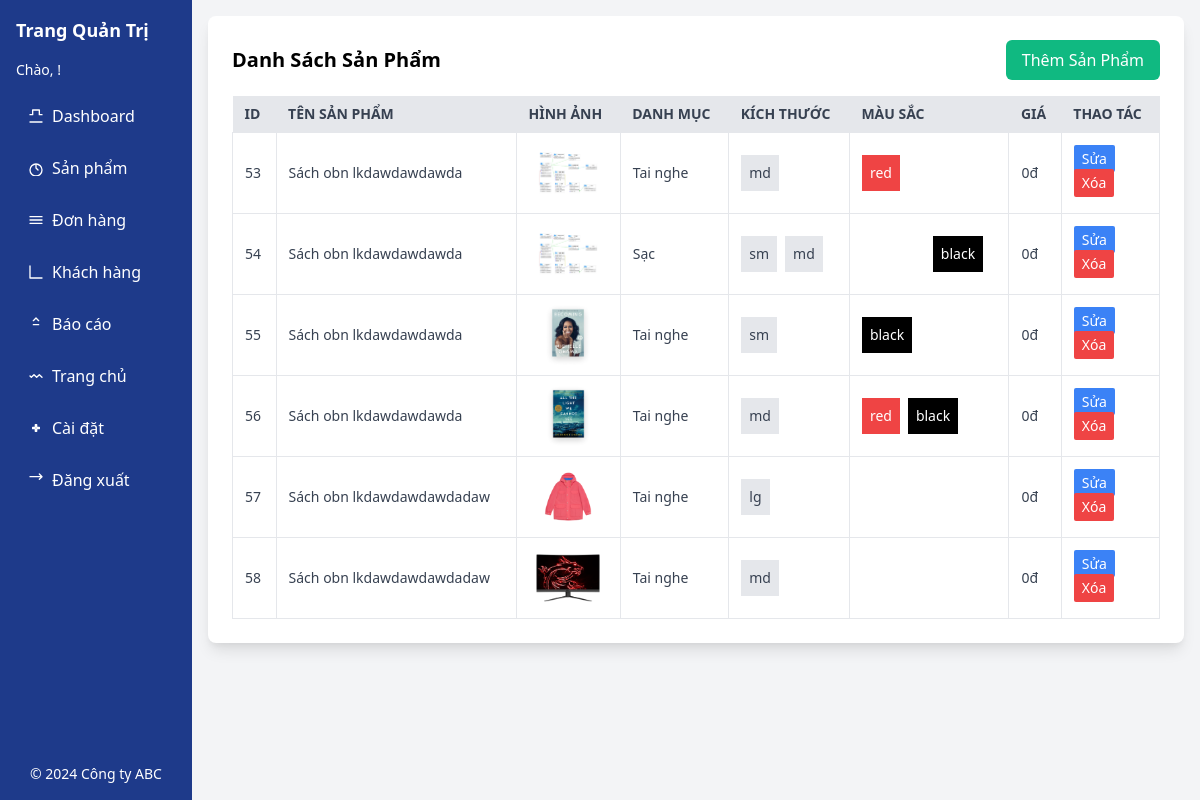
The page /admin/qlsanpham.php on the database its author committed.
### tables this page shows
CREATE TABLE IF NOT EXISTS `images` (
  `image_id` int NOT NULL AUTO_INCREMENT,
  `url_image` varchar(255) NOT NULL,
  `product_id` int NOT NULL,
  PRIMARY KEY (`image_id`),
  KEY `product_id` (`product_id`)
);

CREATE TABLE IF NOT EXISTS `categories` (
  `catagory_id` int NOT NULL AUTO_INCREMENT,
  `name` varchar(255) NOT NULL,
  `description` text,
  `created_at` timestamp NULL DEFAULT CURRENT_TIMESTAMP,
  `updated_at` timestamp NULL DEFAULT CURRENT_TIMESTAMP ON UPDATE CURRENT_TIMESTAMP,
  PRIMARY KEY (`catagory_id`)
);

CREATE TABLE IF NOT EXISTS `sizes` (
  `size_id` int NOT NULL AUTO_INCREMENT,
  `size_name` varchar(10) NOT NULL,
  `size_code` varchar(10) NOT NULL,
  PRIMARY KEY (`size_id`)
);

CREATE TABLE IF NOT EXISTS `colors` (
  `color_id` int NOT NULL AUTO_INCREMENT,
  `color_name` varchar(10) NOT NULL,
  `color_code` varchar(10) NOT NULL,
  PRIMARY KEY (`color_id`)
);

### class/Product.php (called while the page is built, shortened)
<?php
class Product extends Db
{
  function getProductsByKeyAndCata($key = '', $catagoriesId = 0)
  {
    $sql = 'SELECT * FROM products WHERE name LIKE ?';
    $data = [];
    if ($catagoriesId != 0) {
      $sql .= ' AND category_id = ?';
      $data = $this->selectSQL($sql, ["%$key%", $catagoriesId]);
    } else {
      $data = $this->selectSQL($sql, ["%$key%"]);
    }
    foreach ($data as $key => $value) {
      $data[$key] = $this->getProductById($value['product_id']);
    }
    return $data  ?? [];
  }
  function getImages($id)
  {
    $sql = 'SELECT url_image FROM images WHERE product_id = ?';
    return $this->selectSQL($sql, [$id]) ?? [];
  }
  function getSizes($id)
  {
    $sql = 'SELECT DISTINCT
                s.size_id,
                s.size_code,
                s.size_name
            FROM
                sizes s
            JOIN
                product_detail pd ON pd.size_id = s.size_id
            WHERE
                pd.product_id = ?';
    return $this->selectSQL($sql, [$id]) ?? [];
  }
  function getColors($id)
  {
    $sql = 'SELECT DISTINCT
                c.color_id,
                c.color_code,
                c.color_name
            FROM
                colors c
            JOIN
                product_detail pd ON pd.color_id = c.color_id
            WHERE
                pd.product_id = ?';
    return $this->selectSQL($sql, [$id]) ?? [];
  }
  function getProduct($id)
  {
    $sql = 'SELECT
                p.product_id,
                p.name AS product_name,
                p.description AS product_description,
                p.price
            FROM
                products p
            WHERE
                p.product_id = ?';
    return $this->selectSQL($sql, [$id]);
  }
  function getProductById($id)
  {
    $sql = 'SELECT
               *
            FROM
                products p
            WHERE
                p.product_id = ?';
    $cataObj = new Catagory();
    $product_detail = $this->selectSQL($sql, [$id]);
    $catagory = $cataObj->find($product_detail[0]['category_id']);
    $product = $this->getProduct($product_detail[0]['product_id'])  ?? [];
    $sizes = $this->getSizes($product_detail[0]['product_id']) ?? [];
    $colors = $this->getColors($product_detail[0]['product_id']) ?? [];
    $images = $this->getImages($product_detail[0]['product_id']) ?? [];
    return [
      'product_id' => $product[0]['product_id'],
      'product_name' => $product[0]['product_name'],
      'product_description' => $product[0]['product_description'],
      'catagory' => $catagory[0],
      'images' => $images,
      'price' => $product[0]['price'],
      'colors' => $colors,
      'sizes' => $sizes
    ];
  }
}

### class/Db.php (called while the page is built, shortened)
<?php
class Db
{
  public static $conn = null;
  function __construct()
  {
    Db::$conn = new PDO("mysql:host=localhost; dbname=e1", 'root', '');
    Db::$conn->setAttribute(PDO::ATTR_ERRMODE, PDO::ERRMODE_EXCEPTION);
  }
  function selectSQL($sql, $arrParam = [])
  {
    $stm = Db::$conn->prepare($sql);
    $stm->execute($arrParam);
    return $stm->fetchAll(PDO::FETCH_ASSOC);
  }
}

### class/Catagory.php (called while the page is built, shortened)
<?php
class Catagory extends Db
{
  function find($id)
  {
    return $this->selectSQL('select * from categories where catagory_id=?', [$id]);
  }
}

### admin/qlsanpham.php (the view, shortened to what this page needs)
<?php
$product = new Product();
$lstProduct = $product->getProductsByKeyAndCata() ?? [];
?>
<!DOCTYPE html>
<html lang="vi">
<head>
    <link href="https://cdn.jsdelivr.net/npm/tailwindcss@2.2.19/dist/tailwind.min.css" rel="stylesheet">
</head>
<body class="bg-gray-100">
    <div class="flex ">
        <?php include './views/navAdmin.php'; ?>
        <div class="flex-1 p-4">
            <div class="bg-white p-6 rounded-lg shadow-lg">
                <div class="flex justify-between items-center mb-4">
                    <h2 class="text-xl font-bold">Danh Sách Sản Phẩm</h2>
                    <a href="index.php?page=themsanpham" class="bg-green-500 text-white px-4 py-2 rounded-md hover:bg-green-700">Thêm Sản Phẩm</a>
                </div>
                <div class="overflow-x-auto">
                    <table class="min-w-full bg-white">
                        <thead class="bg-gray-200 text-gray-700 text-sm">
                            <tr>
                                <th class="py-2 px-3 uppercase font-semibold text-left">ID</th>
                                <th class="py-2 px-3 uppercase font-semibold text-left">Tên sản phẩm</th>
                                <th class="py-2 px-3 uppercase font-semibold text-left">Hình ảnh</th>
                                <th class="py-2 px-3 uppercase font-semibold text-left">Danh mục</th>
                                <th class="py-2 px-3 uppercase font-semibold text-left">Kích thước</th>
                                <th class="py-2 px-3 uppercase font-semibold text-left">Màu sắc</th>
                                <th class="py-2 px-3 uppercase font-semibold text-left">Giá</th>
                                <th class="py-2 px-3 uppercase font-semibold text-left">Thao tác</th>
                            </tr>
                        </thead>
                        <tbody class="text-gray-700 text-sm">
                            <?php foreach ($lstProduct as $product) { ?>
                                <tr>
                                    <td class="py-2 px-3 border"><?php echo $product['product_id']; ?></td>
                                    <td class="py-2 px-3 border"><?php echo $product['product_name']; ?></td>
                                    <td class="py-2 px-3 border">
                                        <div class='w-full h-full flex justify-center items-center'>
                                            <img src="<?php echo $product['images'][0]['url_image'] ?? ''; ?>" class="w-16 h-16 object-scale-down">
                                        </div>
                                    </td>
                                    <td class="py-2 px-3 border"><?php echo $product['catagory']['name']; ?></td>
                                    <td class="py-2 px-3 border">
                                        <div class="flex flex-wrap gap-1">
                                            <?php foreach ($product['sizes'] as $size) { ?>
                                                <span class="bg-gray-200  p-2  mr-1"><?php echo $size['size_code']; ?></span>
                                            <?php } ?>
                                        </div>
                                    </td>
                                    <td class="py-2 px-3 border">
                                        <div class="flex flex-wrap gap-1">
                                            <?php foreach ($product['colors'] as $color) { ?>
                                                <span class="inline-block
                                                    bg-<?php echo $color['color_code']; ?>
                                                    p-2 mr-1 text-white
                                                ">
                                                    <?php echo $color['color_name']; ?>
                                                </span>
                                            <?php } ?>
                                        </div>
                                    </td>
                                    <td class="py-2 px-3 border"><?php echo number_format($product['price']); ?>đ</td>
                                    <td class="py-2 px-3 border">
                                        <a href="index.php?page=suasanpham&id=<?php echo $product['product_id']; ?>" class="bg-blue-500 text-white px-2 py-1 rounded-sm hover:bg-blue-700">Sửa</a>
                                        <form action="" method="POST">
                                            <button type="submit" name="deleteProduct" value='1' class="bg-red-500 text-white px-2 py-1 rounded-sm hover:bg-red-700">Xóa</button>
                                        </form>
                                    </td>
                                </tr>
                            <?php } ?>
                        </tbody>
                    </table>
                </div>
            </div>
        </div>
    </div>
</body>
</html>

### views/navAdmin.php
<?php
$user = isset($_SESSION['user']) ? $_SESSION['user'] : '';
?>
<div class='bg-blue-900 text-white w-48 p-4 flex flex-col justify-between fixed left-0 top-0 bottom-0'>
    <div>
        <h2 class='text-lg font-bold mb-4'>Trang Quản Trị</h2>
        <div class="mb-4">
            <p class="text-sm text-orange-400">Chào, <?php echo htmlspecialchars($user['username']); ?>!</p>
        </div>
        <nav>
            <ul>
                <li class='mb-3'><a href='#' class='flex items-center py-2 px-3 rounded transition duration-200 hover:bg-blue-700'>
                        <svg class='w-4 h-4 mr-2' fill='none' stroke='currentColor' viewBox='0 0 24 24' xmlns='http://www.w3.org/2000/svg'>
                            <path stroke-linecap='round' stroke-linejoin='round' stroke-width='2' d='M3 10h4V3h10v7h4M21 21H3'></path>
                        </svg>
                        Dashboard
                    </a></li>
                <li class='mb-3'><a href='../index.php?page=qlsanpham' class='flex items-center py-2 px-3 rounded transition duration-200 hover:bg-blue-700'>
                        <svg class='w-4 h-4 mr-2' fill='none' stroke='currentColor' viewBox='0 0 24 24' xmlns='http://www.w3.org/2000/svg'>
                            <path stroke-linecap='round' stroke-linejoin='round' stroke-width='2' d='M12 8v4l3 3m6 0a9 9 0 11-18 0 9 9 0 0118 0z'></path>
                        </svg>
                        Sản phẩm
                    </a></li>
                <li class='mb-3'><a href='#' class='flex items-center py-2 px-3 rounded transition duration-200 hover:bg-blue-700'>
                        <svg class='w-4 h-4 mr-2' fill='none' stroke='currentColor' viewBox='0 0 24 24' xmlns='http://www.w3.org/2000/svg'>
                            <path stroke-linecap='round' stroke-linejoin='round' stroke-width='2' d='M3 7h18M3 12h18M3 17h18'></path>
                        </svg>
                        Đơn hàng
                    </a></li>
                <li class='mb-3'><a href='#' class='flex items-center py-2 px-3 rounded transition duration-200 hover:bg-blue-700'>
                        <svg class='w-4 h-4 mr-2' fill='none' stroke='currentColor' viewBox='0 0 24 24' xmlns='http://www.w3.org/2000/svg'>
                            <path stroke-linecap='round' stroke-linejoin='round' stroke-width='2' d='M3 3v18h18'></path>
                        </svg>
                        Khách hàng
                    </a></li>
                <li class='mb-3'><a href='#' class='flex items-center py-2 px-3 rounded transition duration-200 hover:bg-blue-700'>
                        <svg class='w-4 h-4 mr-2' fill='none' stroke='currentColor' viewBox='0 0 24 24' xmlns='http://www.w3.org/2000/svg'>
                            <path stroke-linecap='round' stroke-linejoin='round' stroke-width='2' d='M8 7l4-4 4 4m0 6H8'></path>
                        </svg>
                        Báo cáo
                    </a></li>
                <li class='mb-3'>
                    <a href='../index.php' class='flex items-center py-2 px-3 rounded transition duration-200 hover:bg-blue-700'>
                        <svg class='w-4 h-4 mr-2' fill='none' stroke='currentColor' viewBox='0 0 24 24' xmlns='http://www.w3.org/2000/svg'>
                            <path stroke-linecap='round' stroke-linejoin='round' stroke-width='2' d='M3 12l2 2 4-4 4 4 4-4 4 4'></path>
                        </svg>
                        Trang chủ
                    </a>
                </li>
                <li class='mb-3'><a href='#' class='flex items-center py-2 px-3 rounded transition duration-200 hover:bg-blue-700'>
                        <svg class='w-4 h-4 mr-2' fill='none' stroke='currentColor' viewBox='0 0 24 24' xmlns='http://www.w3.org/2000/svg'>
                            <path stroke-linecap='round' stroke-linejoin='round' stroke-width='2' d='M11 11V7h2v4h4v2h-4v4h-2v-4H7v-2h4z'></path>
                        </svg>
                        Cài đặt
                    </a></li>
                <li class='mb-3'>
                    <a href='./functions/logout.php' class='flex items-center py-2 px-3 rounded transition duration-200 hover:bg-red-700'>
                        <svg class='w-4 h-4 mr-2' fill='none' stroke='currentColor' viewBox='0 0 24 24' xmlns='http://www.w3.org/2000/svg'>
                            <path stroke-linecap='round' stroke-linejoin='round' stroke-width='2' d='M17 11l4-4m0 0l-4-4m4 4H3'></path>
                        </svg>
                        Đăng xuất
                    </a>
                </li>
            </ul>
        </nav>
    </div>
    <div>
        <p class='text-center text-sm'>&copy; 2024 Công ty ABC</p>
    </div>
</div>
<div class='w-48 p-4 '></div>

### rows shown on the page
images: url_image (picture)
categories: name "Tai nghe"
sizes: size_code "md"
colors: color_name "red"
images: url_image (picture)
categories: name "Sạc"
sizes: size_code "sm"
colors: color_name "black"
images: url_image (picture)
images: url_image (picture)
colors: color_name "black"
images: url_image (picture)
sizes: size_code "lg"
images: url_image (picture)

### other values the page prints
$product['product_id'] "53"
$product['product_name'] "Sách obn lkdawdawdawda"
$product['price'] "0"
$product['product_id'] "54"
$product['product_id'] "55"
$product['product_id'] "56"
$product['product_id'] "57"
$product['product_name'] "Sách obn lkdawdawdawdadaw"
$product['product_id'] "58"
